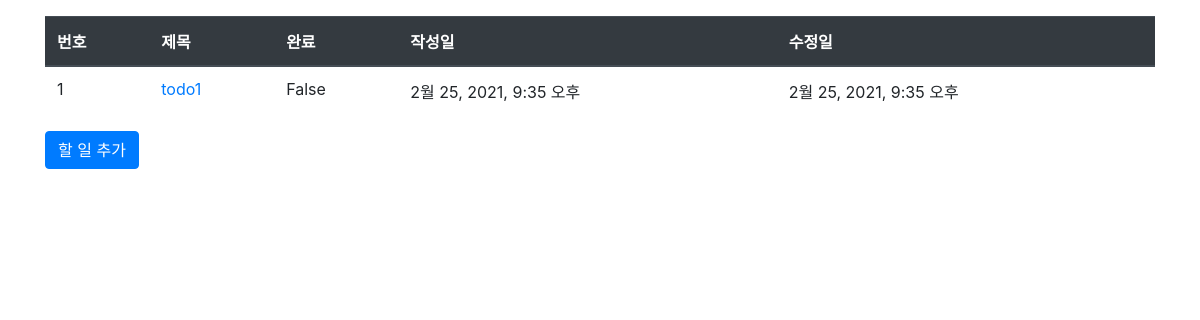
/todos/, run on an earlier commit of the app's database.
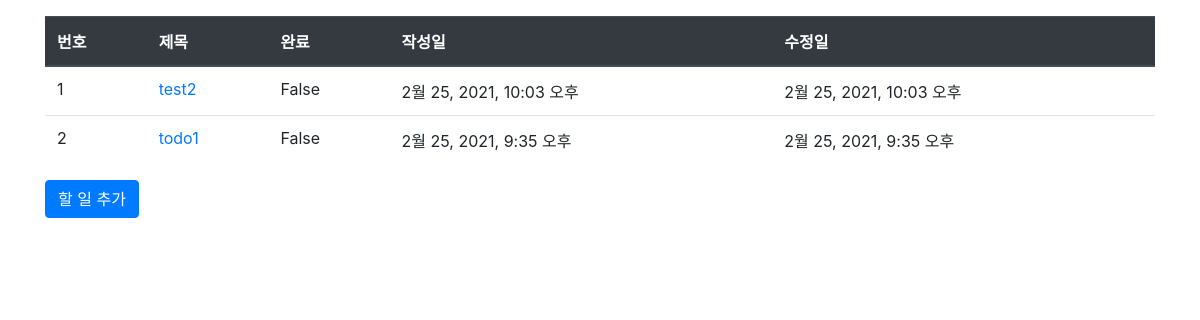
And on a later commit of the database.
### todos/models.py (models this page shows, shortened)
class Todo(models.Model):
    title = models.CharField(max_length=100, blank=False)
    description = models.TextField(blank=False)
    is_completed = models.BooleanField(default=False)
    created_at = models.DateTimeField(auto_now_add=True)
    updated_at = models.DateTimeField(auto_now=True)

### todos/views.py (the view)
# urls.py: path('', views.index, name='index'),
def index(request):
    todos = Todo.objects.order_by('-created_at')
    context = {'todos': todos}
    return render(request, 'todos/todos.html', context)

### templates/todos/todos.html
{% extends 'base.html' %}
{% block content %}
<div class="container my-3">
    <table class="table">
        <thead>
        <tr class="thead-dark">
            <th>번호</th>
            <th>제목</th>
            <th>완료</th>
            <th>작성일</th>
            <th>수정일</th>
        </tr>
        </thead>
        <tbody>
        {% if todos %}
        {% for todo in todos %}
        <tr>
            <td>{{ forloop.counter }}</td>
            <td>
                <a href="{% url 'todos:detail' todo.id %}">{{ todo.title }}</a>
            </td>
            <td>{{ todo.is_completed }}</td>
            <td>{{ todo.created_at }}</td>
            <td>{{ todo.updated_at }}</td>
        </tr>
        {% endfor %}
        {% else %}
        <tr>
            <td colspan="3">질문이 없습니다.</td>
        </tr>
        {% endif %}
        </tbody>
    </table>
    <a href="{% url 'todos:todo_create' %}" class="btn btn-primary">할 일 추가</a>
</div>
{% endblock %}

What changed in the data, as far as the page shows it:
added Todo: title "test2", is_completed "False", created_at "2월 25, 2021, 10:03 오후", updated_at "2월 25, 2021, 10:03 오후"
